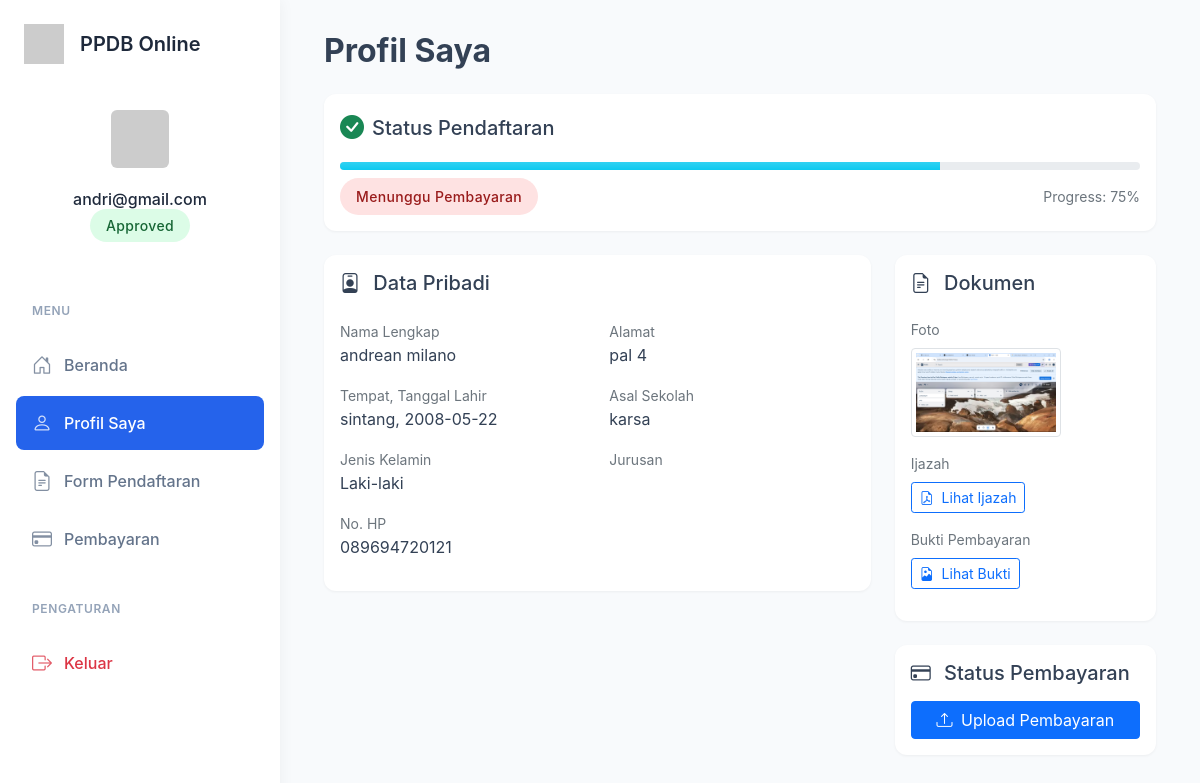
Page /profile (signed in) on the committed database.
### app copy.py (models this page shows, shortened)
class User(db.Model):
    __tablename__ = 'users'  # Explicitly define table name
    id = db.Column(db.Integer, primary_key=True)
    username = db.Column(db.String(100), unique=True, nullable=False)
    password = db.Column(db.String(200), nullable=False)
    is_admin = db.Column(db.Boolean, default=False)
    is_verified = db.Column(db.Boolean, default=False)  # Add this attribute
    formulir = db.relationship('Formulir', back_populates='user')  # Add this relationship

class Formulir(db.Model):
    id = db.Column(db.Integer, primary_key=True)
    user_id = db.Column(db.Integer, db.ForeignKey('users.id'), nullable=False)  # Correct table name
    user = db.relationship('User', back_populates='formulir')
    nama_lengkap = db.Column(db.String(100))
    tempat_lahir = db.Column(db.String(100))
    tanggal_lahir = db.Column(db.String(100))
    jenis_kelamin = db.Column(db.String(20))
    alamat = db.Column(db.String(200))
    asal_sekolah = db.Column(db.String(200))
    no_hp = db.Column(db.String(20))
    foto_path = db.Column(db.String(200))
    ijazah_path = db.Column(db.String(200))
    pembayaran_path = db.Column(db.String(200))
    verifikasi_status = db.Column(db.String(20), default='belum')

### app copy.py (the view)
    def wrapper(*args, **kwargs):
        if 'user_id' not in session:
            flash('Anda perlu masuk terlebih dahulu.')
            return redirect(url_for('login'))
        return f(*args, **kwargs)

### templates/profile.html (shortened to what this page needs)
{% extends "base.html" %}
{% block content %}
<div class="row">
    <div class="col-12 mb-4">
        <h2 class="fw-bold mb-4">Profil Saya</h2>
        {% if formulir %}
        <div class="card mb-4">
            <div class="card-body">
                <div class="d-flex align-items-center mb-3">
                    <i class="bi bi-check-circle-fill fs-4 me-2 {% if formulir.verifikasi_status == 'approved' %}text-success{% elif formulir.verifikasi_status == 'pending' %}text-warning{% else %}text-danger{% endif %}"></i>
                    <h5 class="mb-0">Status Pendaftaran</h5>
                </div>
                {% set progress = 100 if formulir.verifikasi_status == 'approved' and formulir.pembayaran_status == 'approved'
                            else 75 if formulir.verifikasi_status == 'approved'
                            else 50 if formulir.verifikasi_status == 'pending'
                            else 25 if formulir.verifikasi_status == 'rejected'
                            else 0 %}
                <div class="progress rounded-pill mb-2" style="height: 15px;">
                    <div class="progress-bar bg-gradient {{ 'bg-success' if formulir.verifikasi_status == 'approved' and formulir.pembayaran_status == 'approved'
                                        else 'bg-info' if formulir.verifikasi_status == 'approved'
                                        else 'bg-warning' if formulir.verifikasi_status == 'pending'
                                        else 'bg-danger' }}"
                         role="progressbar"
                         style="width: {{ progress }}%">
                    </div>
                </div>
                <div class="d-flex justify-content-between align-items-center">
                    <span class="status-badge {{ 'status-approved' if formulir.verifikasi_status == 'approved' and formulir.pembayaran_status == 'approved'
                                    else 'status-pending' if formulir.verifikasi_status == 'pending'
                                    else 'status-rejected' }}">
                        {{ "Selesai" if formulir.verifikasi_status == 'approved' and formulir.pembayaran_status == 'approved'
                           else "Menunggu Pembayaran" if formulir.verifikasi_status == 'approved'
                           else formulir.verifikasi_status|title }}
                    </span>
                    <small class="text-muted">Progress: {{ progress }}%</small>
                </div>
            </div>
        </div>
        <div class="row">
            <div class="col-md-8">
                <div class="card mb-4">
                    <div class="card-body">
                        <h5 class="card-title mb-4">
                            <i class="bi bi-person-badge me-2"></i>
                            Data Pribadi
                        </h5>
                        <div class="row g-4">
                            <div class="col-md-6">
                                <div class="mb-3">
                                    <label class="text-muted small">Nama Lengkap</label>
                                    <p class="mb-0 fw-medium">{{ formulir.nama_lengkap }}</p>
                                </div>
                                <div class="mb-3">
                                    <label class="text-muted small">Tempat, Tanggal Lahir</label>
                                    <p class="mb-0 fw-medium">{{ formulir.tempat_lahir }}, {{ formulir.tanggal_lahir }}</p>
                                </div>
                                <div class="mb-3">
                                    <label class="text-muted small">Jenis Kelamin</label>
                                    <p class="mb-0 fw-medium">{{ formulir.jenis_kelamin }}</p>
                                </div>
                                <div class="mb-3">
                                    <label class="text-muted small">No. HP</label>
                                    <p class="mb-0 fw-medium">{{ formulir.no_hp }}</p>
                                </div>
                            </div>
                            <div class="col-md-6">
                                <div class="mb-3">
                                    <label class="text-muted small">Alamat</label>
                                    <p class="mb-0 fw-medium">{{ formulir.alamat }}</p>
                                </div>
                                <div class="mb-3">
                                    <label class="text-muted small">Asal Sekolah</label>
                                    <p class="mb-0 fw-medium">{{ formulir.asal_sekolah }}</p>
                                </div>
                                <div class="mb-3">
                                    <label class="text-muted small">Jurusan</label>
                                </div>
                            </div>
                        </div>
                    </div>
                </div>
            </div>
            <div class="col-md-4">
                <div class="card mb-4">
                    <div class="card-body">
                        <h5 class="card-title mb-4">
                            <i class="bi bi-file-earmark-text me-2"></i>
                            Dokumen
                        </h5>
                        {% if formulir.foto_path %}
                        <div class="mb-3">
                            <label class="text-muted small d-block mb-2">Foto</label>
                            <img src="{{ url_for('static', filename=formulir.foto_path) }}"
                                 class="img-thumbnail" style="max-width: 150px" alt="Foto profil">
                        </div>
                        {% endif %}
                        {% if formulir.ijazah_path %}
                        <div class="mb-3">
                            <label class="text-muted small d-block mb-2">Ijazah</label>
                            <a href="{{ url_for('static', filename=formulir.ijazah_path) }}"
                               class="btn btn-sm btn-outline-primary" target="_blank">
                               <i class="bi bi-file-earmark-pdf me-1"></i>
                               Lihat Ijazah
                            </a>
                        </div>
                        {% endif %}
                        {% if formulir.pembayaran_path %}
                        <div class="mb-3">
                            <label class="text-muted small d-block mb-2">Bukti Pembayaran</label>
                            <a href="{{ url_for('static', filename=formulir.pembayaran_path) }}"
                               class="btn btn-sm btn-outline-primary" target="_blank">
                               <i class="bi bi-file-earmark-image me-1"></i>
                               Lihat Bukti
                            </a>
                        </div>
                        {% endif %}
                    </div>
                </div>
                {% if formulir.verifikasi_status == 'approved' %}
                <div class="card">
                    <div class="card-body">
                        <h5 class="card-title mb-3">
                            <i class="bi bi-credit-card me-2"></i>
                            Status Pembayaran
                        </h5>
                        {% if formulir.pembayaran_status == 'approved' %}
                            <div class="status-badge status-approved w-100 text-center">Pembayaran Diterima</div>
                        {% elif formulir.pembayaran_status == 'pending' %}
                            <div class="status-badge status-pending w-100 text-center">Menunggu Verifikasi</div>
                        {% elif formulir.pembayaran_status == 'rejected' %}
                            <div class="status-badge status-rejected w-100 text-center mb-3">Pembayaran Ditolak</div>
                            <a href="{{ url_for('pembayaran') }}" class="btn btn-primary w-100">
                                <i class="bi bi-upload me-1"></i>
                                Upload Ulang Pembayaran
                            </a>
                        {% else %}
                            <a href="{{ url_for('pembayaran') }}" class="btn btn-primary w-100">
                                <i class="bi bi-upload me-1"></i>
                                Upload Pembayaran
                            </a>
                        {% endif %}
                    </div>
                </div>
                {% endif %}
            </div>
        </div>
        {% endif %}
    </div>
</div>
{% endblock %}

### templates/base.html (shortened to what this page needs)
<!DOCTYPE html>
<html>
<head>
  <link href="https://cdn.jsdelivr.net/npm/bootstrap@5.1.3/dist/css/bootstrap.min.css" rel="stylesheet">
  <link rel="stylesheet" href="https://cdn.jsdelivr.net/npm/bootstrap-icons@1.8.1/font/bootstrap-icons.css">
</head>
<body>
  <div class="wrapper">
    <nav class="sidebar">
      <div class="sidebar-header">
        <div class="sidebar-brand">
          <img src="https://ui-avatars.com/api/?name=PPDB&background=2563eb&color=fff" alt="Logo">
          <h4>PPDB Online</h4>
        </div>
        {% if session.user_id %}
        <div class="sidebar-user">
          {% set user = get_current_user() %}
          <img src="https://ui-avatars.com/api/?name={{ user.username }}&background=random" alt="Profile">
          <h6 class="mt-3 mb-1">{{ user.username }}</h6>
          {% set formulir = get_user_formulir() %}
          {% if formulir %}
          <span class="status-badge
                    {% if formulir.verifikasi_status == 'approved' %}status-approved
                    {% elif formulir.verifikasi_status == 'pending' %}status-pending
                    {% else %}status-rejected{% endif %}">
            {{ formulir.verifikasi_status|title }}
          </span>
          {% endif %}
        </div>
        {% endif %}
      </div>
      <div class="sidebar-menu">
        <div class="nav-section">
          <div class="nav-section-title">Menu</div>
          <div class="nav flex-column">
            {% if not session.user_id %}
            <a href="{{ url_for('index') }}" class="nav-link {{ 'active' if request.endpoint == 'index' }}">
              <i class="bi bi-house-door"></i>
              <span>Beranda</span>
            </a>
            <a href="{{ url_for('login') }}" class="nav-link {{ 'active' if request.endpoint == 'login' }}">
              <i class="bi bi-box-arrow-in-right"></i>
              <span>Login</span>
            </a>
            <a href="{{ url_for('register') }}" class="nav-link {{ 'active' if request.endpoint == 'register' }}">
              <i class="bi bi-person-plus"></i>
              <span>Daftar</span>
            </a>
            {% else %}
            <a href="{{ url_for('index') }}" class="nav-link {{ 'active' if request.endpoint == 'index' }}">
              <i class="bi bi-house-door"></i>
              <span>Beranda</span>
            </a>
            <a href="{{ url_for('profile') }}" class="nav-link {{ 'active' if request.endpoint == 'profile' }}">
              <i class="bi bi-person"></i>
              <span>Profil Saya</span>
            </a>
            <a href="{{ url_for('verifikasi') }}" class="nav-link {{ 'active' if request.endpoint == 'verifikasi' }}">
              <i class="bi bi-file-earmark-text"></i>
              <span>Form Pendaftaran</span>
            </a>
            {% set formulir = get_user_formulir() %}
            {% if formulir and formulir.verifikasi_status == 'approved' %}
            <a href="{{ url_for('pembayaran') }}" class="nav-link {{ 'active' if request.endpoint == 'pembayaran' }}">
              <i class="bi bi-credit-card"></i>
              <span>Pembayaran</span>
            </a>
            {% endif %}
            <div class="nav-section-title mt-4">Pengaturan</div>
            <a href="{{ url_for('logout') }}" class="nav-link text-danger">
              <i class="bi bi-box-arrow-right"></i>
              <span>Keluar</span>
            </a>
            {% endif %}
          </div>
        </div>
      </div>
    </nav>
    <div class="content">
      <div class="container-fluid">
        {% block content %}{% endblock %}
      </div>
    </div>
  </div>
</body>
</html>

### rows in the picture
User: username "andri@gmail.com"
Formulir: verifikasi_status "Approved", verifikasi_status "Menunggu Pembayaran", nama_lengkap "andrean milano", tempat_lahir "sintang", tanggal_lahir "2008-05-22", jenis_kelamin "Laki-laki", no_hp "089694720121", alamat "pal 4", asal_sekolah "karsa", foto_path (picture)

### other values in the picture
{{ progress }} "75"
